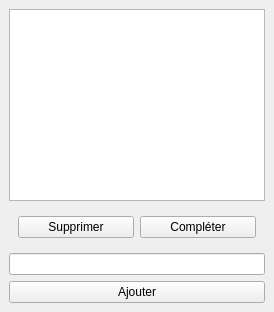
<?xml version="1.0" encoding="UTF-8"?>
<ui version="4.0">
    <class>MainWindow</class>
    <widget class="QMainWindow" name="MainWindow">
        <widget class="QWidget" name="centralwidget">
            <layout class="QVBoxLayout" name="verticalLayout">
                <item>
                    <widget class="QListView" name="todoView">
                        <property name="selectionMode">
                            <enum>QAbstractItemView::SingleSelection</enum>
                        </property>
                    </widget>
                </item>
                <item>
                    <widget class="QWidget" name="widget" native="true">
                        <layout class="QHBoxLayout" name="horizontalLayout">
                            <item>
                                <widget class="QPushButton" name="deleteButton">
                                    <property name="text">
                                        <string>Supprimer</string>
                                    </property>
                                </widget>
                            </item>
                            <item>
                                <widget class="QPushButton" name="completeButton">
                                    <property name="text">
                                        <string>Compléter</string>
                                    </property>
                                </widget>
                            </item>
                        </layout>
                    </widget>
                </item>
                <item>
                    <widget class="QLineEdit" name="todoEdit"/>
                </item>
                <item>
                    <widget class="QPushButton" name="addButton">
                        <property name="text">
                            <string>Ajouter</string>
                        </property>
                    </widget>
                </item>
            </layout>
        </widget>
    </widget>
</ui>
